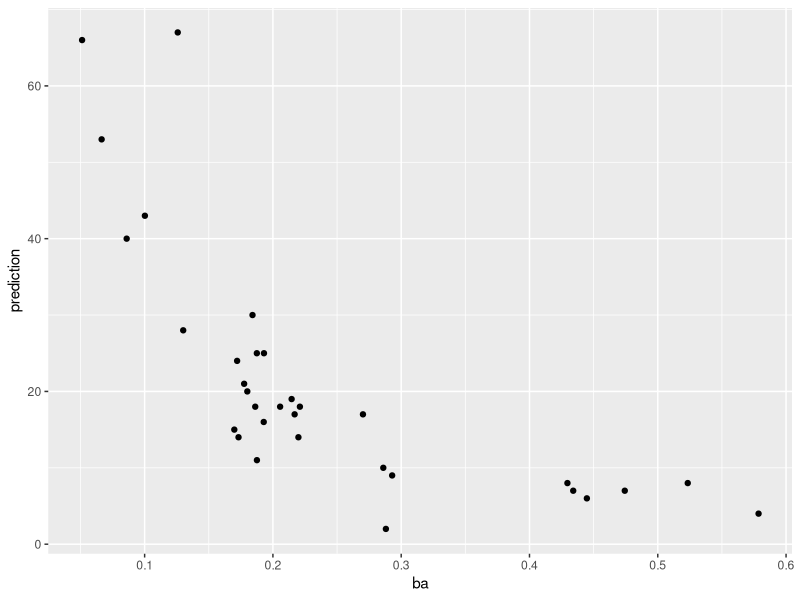
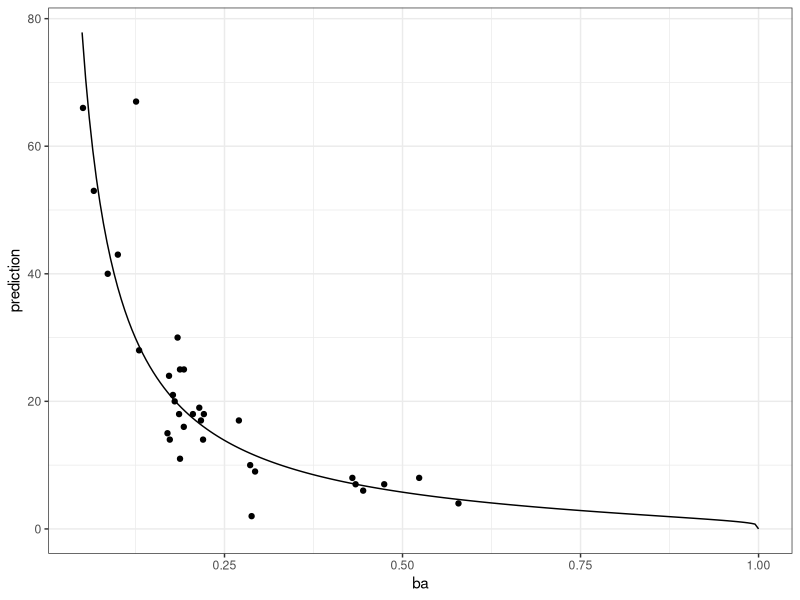
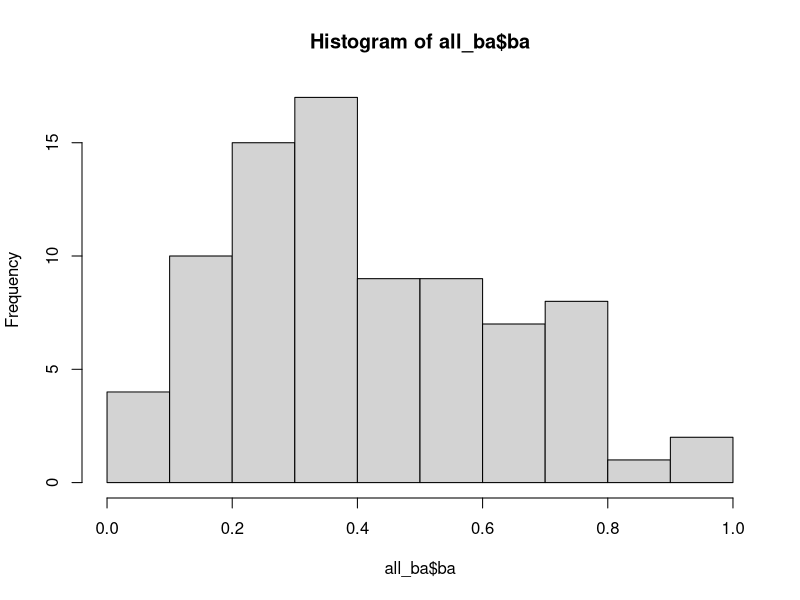

Reproduce these figures in R, in order.
library(ggplot2)
library(plyr)

#### 1. LOAD IN MINIMUM SAMPLE SIZES AND AMONG-INDIVIDUAL OVERLAP SCORES ####

# load in minimum sample sizes for gls data
pred_gls <- read.csv("./Data_outputs/area_occupied_50_predictions.csv")
pred_gls <- subset(pred_gls, pop_size == 100 & model == "MM3",)
pred_gls <- pred_gls[order(pred_gls$dataset),]
# load in overlap scores
overlap_gls <- read.csv("./Data_outputs/ba_overlap_scores.csv")
overlap_gls <- overlap_gls[order(overlap_gls$dataset),]
# load in PTT+GPS sample sizes and overlap scores
pred_br <- read.csv("./Data_inputs/ptt+gps_overlap_sample_predictions.csv")
# combine all datasets
all_preds <- data.frame(prediction = c(pred_gls$prediction, pred_br$prediction), ba = c(overlap_gls$ba, pred_br$ba),
                        species = c(overlap_gls$species, pred_br$species), year = c(overlap_gls$year, rep("ALL", nrow(pred_br))),
                        device = c(rep("GLS", nrow(overlap_gls)), pred_br$device), stage = c(rep("NB", nrow(overlap_gls)), pred_br$stage))


#### 2. EXAMINE RELATIONSHIPS BETWEEN THE TWO ####

# plotting the two
ggplot(all_preds, aes(ba, prediction)) + geom_point()

# using nls (non-linear least squares) to run model
x = all_preds$ba
y = all_preds$prediction
model <- nls(y ~ k/log(1-x), start = list(k = -10)) 
summary(model)
# Parameters:
#     Estimate Std. Error t value Pr(>|t|)    
# k  -3.9926     0.2263  -17.64   <2e-16 ***

# predicting and including on plot
fake_df <- data.frame(x = seq(0.05, 1, 0.005))
fake_df$y <- predict(model, fake_df)
ggplot(all_preds, aes(ba, prediction)) + 
  geom_point() + theme_bw() +   geom_line(data = fake_df, aes(x, y))


#### 3. PREDICTING ONTO BA VALUES FROM OPPEL ET AL. 2018 PAPER ####

# load in values
all_ba <- read.csv("./Data_inputs/oppel_et_al_2018_ba_scores.csv")
hist(all_ba$ba)
range(all_ba$ba) #  0.06 0.95
mean(all_ba$ba)
# 0.4130488

# defining model
pred_fun <- function(x) { y = -3.9926/log(1-x)
      return(y)}
# predicting
all_ba$prediction <- pred_fun(all_ba$ba) 

range(all_ba$prediction) #  1.332763 64.526448
mean(all_ba$prediction) # 12.2497


#### 4. SUMMARIZE PREDICTIONS FOR DIFFERENT TAXA ####

sum_family <- ddply(all_ba,.(family), summarize, mean_pred = mean(prediction), 
                    N = length(family), min_pred = min(prediction), max_pred = max(prediction))
sum_family <- sum_family[order(sum_family$mean_pred),]
sum_family
#               family mean_pred  N  min_pred  max_pred
# 7  Phalacrocoracidae  3.769221  6  1.501395  7.102768
# 5            Laridae  4.820900  8  3.225368  8.077341
# 1            Alcidae  5.081296  8  2.797670  7.567006
# 10           Sulidae  6.859456  5  1.332763 13.878515
# 9       Spheniscidae  8.522902 13  2.636898 24.566984
# 4       Hydrobatidae  9.344078  5  3.601276 18.947326
# 6      Phaethontidae 11.527889  3 10.352576 13.878515
# 8     Procellariidae 17.713615 20  3.803120 55.016699
# 3         Fregatidae 18.240050  3  9.608788 31.232846
# 2        Diomedeidae 24.295508 11  7.815974 64.526448

# proportion datasets with preditions below 10
nrow(all_ba[all_ba$prediction<10,]) # 47
nrow(all_ba[all_ba$prediction<10,])/nrow(all_ba)*100 # 57.31707

# proportion datasets with preditions below 20
nrow(all_ba[all_ba$prediction<20,]) # 69
nrow(all_ba[all_ba$prediction<20,])/nrow(all_ba)*100 # 84.14634

# proportion datasets with preditions below 30
nrow(all_ba[all_ba$prediction<30,]) # 74
nrow(all_ba[all_ba$prediction<30,])/nrow(all_ba)*100 # 90.2439

# proportion above 50
nrow(all_ba[all_ba$prediction>50,]) # 2
nrow(all_ba[all_ba$prediction>50,])/nrow(all_ba)*100 # 2.439024
all_ba[all_ba$prediction>50,]
